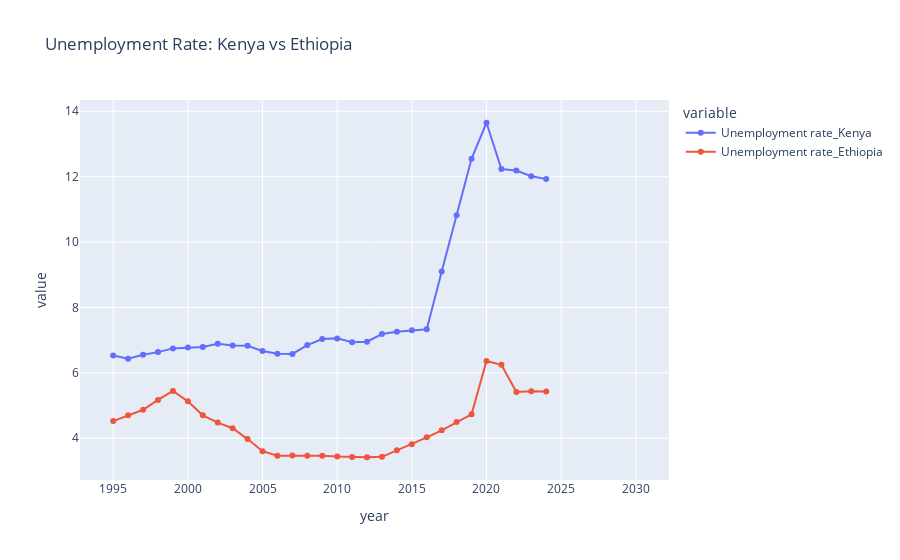

This figure's notebook cell:
### Code cell
#Plotly

import pandas as pd
import plotly.express as px

unemp = 'Unemployment rate'
df_kenya['Country'] = 'KENYA'
df_ethiopia['Country'] = 'ETHIOPIA'
df_merged = pd.merge(df_kenya[[Year, unemp, 'Country']], df_ethiopia[[Year, unemp, 'Country']], on=Year, suffixes=('_Kenya', '_Ethiopia'))

fig = px.line(df_merged, x='year', y=['Unemployment rate_Kenya', 'Unemployment rate_Ethiopia'], title='Unemployment Rate: Kenya vs Ethiopia',labels={'Year': 'Year','Unemployment rate_Kenya': 'Kenya Unemployment Rate (%)','Unemployment rate_Ethiopia': 'Ethiopia Unemployment Rate (%)'},markers=True)
fig.show()

### Figure 1 — Plotly figure (JSON) as saved in the notebook; plotly's stock layout.template omitted (floating-point values rounded to 4 significant figures)
{"data": [{"hovertemplate": "variable=Unemployment rate_Kenya<br>year=%{x}<br>value=%{y}<extra></extra>", "legendgroup": "Unemployment rate_Kenya", "line": {"color": "#636efa", "dash": "solid"}, "marker": {"symbol": "circle"}, "mode": "lines+markers", "name": "Unemployment rate_Kenya", "orientation": "v", "showlegend": true, "type": "scatter", "x": [1995, 1996, 1997, 1998, 1999, 2000, 2001, 2002, 2003, 2004, 2005, 2006, 2007, 2008, 2009, 2010, 2011, 2012, 2013, 2014, 2015, 2016, 2017, 2018, 2019, 2020, 2021, 2022, 2023, 2024, 2025, 2026, 2027, 2028, 2029, 2030], "xaxis": "x", "y": [6.527, 6.428, 6.551, 6.633, 6.747, 6.774, 6.788, 6.892, 6.837, 6.827, 6.667, 6.585, 6.576, 6.848, 7.035, 7.053, 6.932, 6.953, 7.186, 7.255, 7.3, 7.333, 9.096, 10.82, 12.55, 13.65, 12.23, 12.19, 12.01, 11.93, null, null, null, null, null, null], "yaxis": "y"}, {"hovertemplate": "variable=Unemployment rate_Ethiopia<br>year=%{x}<br>value=%{y}<extra></extra>", "legendgroup": "Unemployment rate_Ethiopia", "line": {"color": "#EF553B", "dash": "solid"}, "marker": {"symbol": "circle"}, "mode": "lines+markers", "name": "Unemployment rate_Ethiopia", "orientation": "v", "showlegend": true, "type": "scatter", "x": [1995, 1996, 1997, 1998, 1999, 2000, 2001, 2002, 2003, 2004, 2005, 2006, 2007, 2008, 2009, 2010, 2011, 2012, 2013, 2014, 2015, 2016, 2017, 2018, 2019, 2020, 2021, 2022, 2023, 2024, 2025, 2026, 2027, 2028, 2029, 2030], "xaxis": "x", "y": [4.523, 4.701, 4.87, 5.169, 5.447, 5.128, 4.699, 4.477, 4.304, 3.973, 3.602, 3.464, 3.468, 3.462, 3.465, 3.44, 3.425, 3.417, 3.429, 3.631, 3.811, 4.025, 4.241, 4.497, 4.729, 6.359, 6.246, 5.412, 5.436, 5.431, null, null, null, null, null, null], "yaxis": "y"}], "layout": {"autosize": true, "legend": {"title": {"text": "variable"}, "tracegroupgap": 0}, "title": {"text": "Unemployment Rate: Kenya vs Ethiopia"}, "xaxis": {"anchor": "y", "autorange": true, "domain": [0, 1], "range": [1993.0, 2032.0], "title": {"text": "year"}, "type": "linear"}, "yaxis": {"anchor": "x", "autorange": true, "domain": [0, 1], "range": [2.573, 14.49], "title": {"text": "value"}, "type": "linear"}}}
